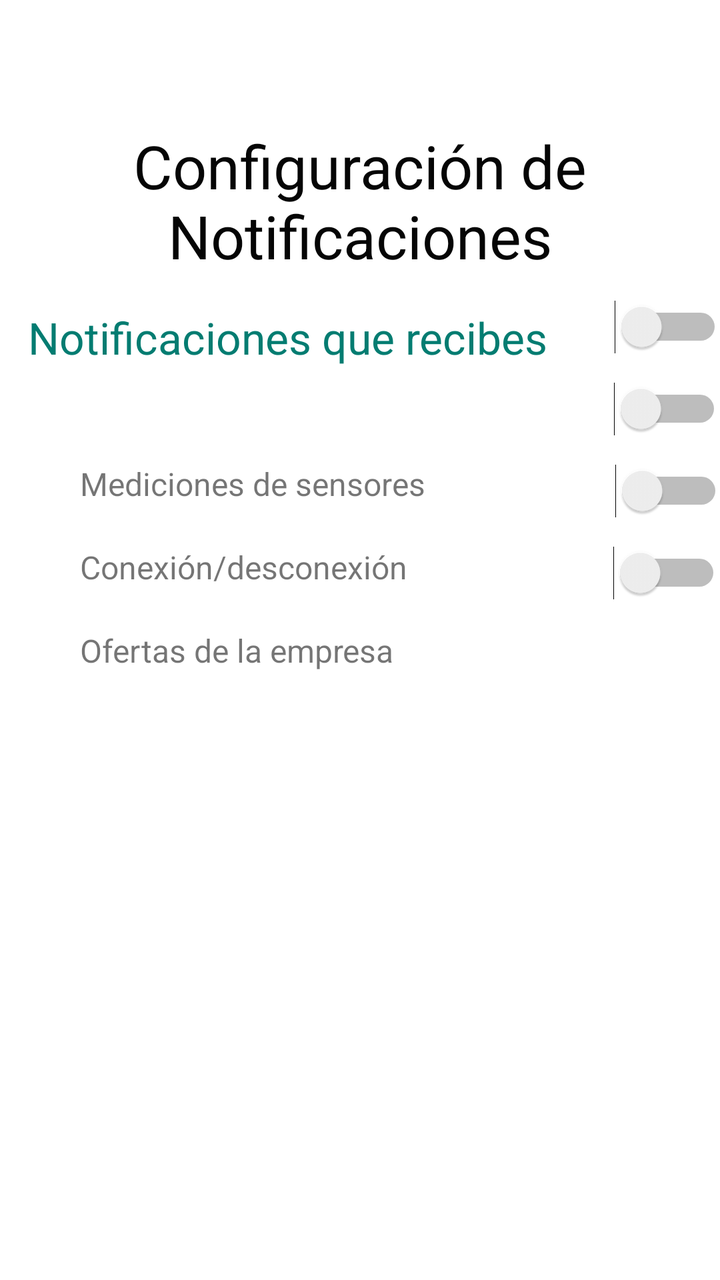
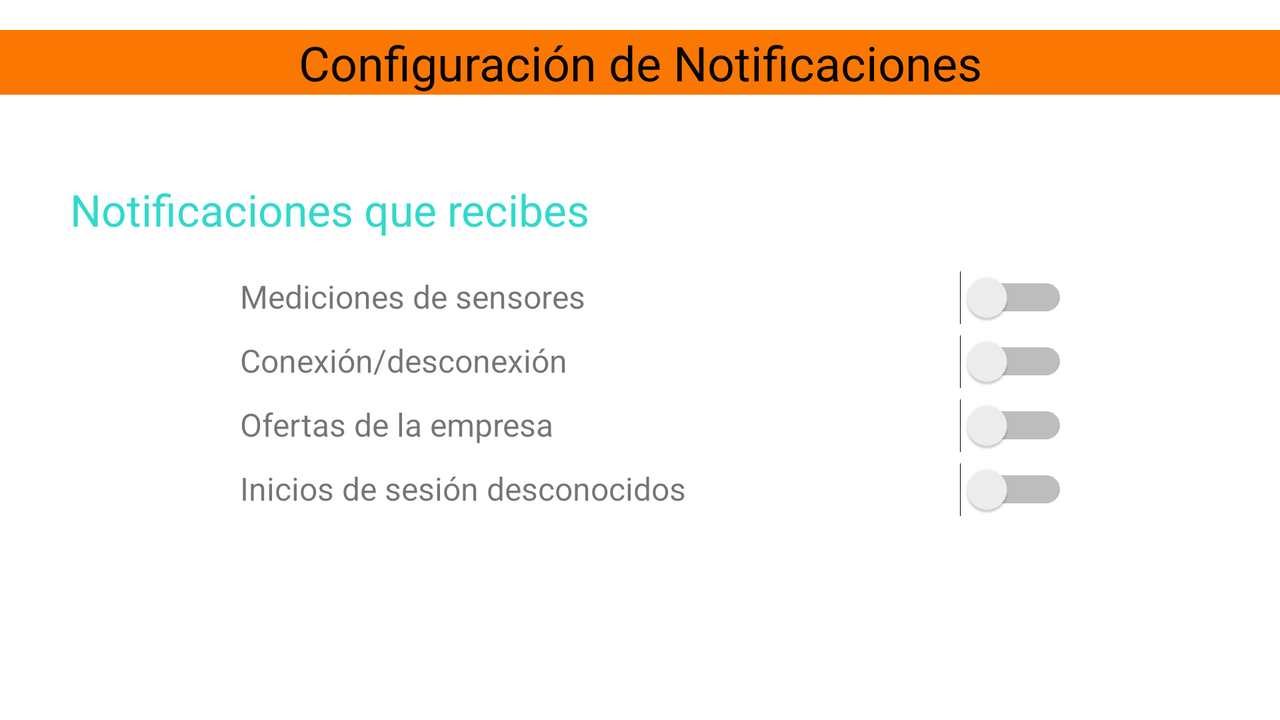

An Android layout and its configuration variant, each rendered on a device that would load it. The default file and the variant file are quoted in full after the pictures.
<!-- AndroidManifest.xml: application theme Theme.AgroSmart -->
<!-- res/layout/fragment_settings_notifications.xml -->
<?xml version="1.0" encoding="utf-8"?>
<androidx.constraintlayout.widget.ConstraintLayout xmlns:android="http://schemas.android.com/apk/res/android"
    xmlns:app="http://schemas.android.com/apk/res-auto"
    xmlns:tools="http://schemas.android.com/tools"
    android:layout_width="match_parent"
    android:layout_height="match_parent"
    tools:context=".Drawer.Settings.SettingsNotificationsFragment">

    <TextView
        android:id="@+id/textView"
        android:layout_width="wrap_content"
        android:layout_height="wrap_content"
        android:text="@string/settings_notifications"
        android:textAlignment="center"
        android:textColor="#050505"
        android:textSize="30sp"
        app:layout_constraintBottom_toBottomOf="parent"
        app:layout_constraintEnd_toEndOf="parent"
        app:layout_constraintHorizontal_bias="0.0"
        app:layout_constraintStart_toStartOf="parent"
        app:layout_constraintTop_toTopOf="parent"
        app:layout_constraintVertical_bias="0.111" />

    <TextView
        android:id="@+id/textView36"
        android:layout_width="wrap_content"
        android:layout_height="wrap_content"
        android:layout_marginStart="40dp"
        android:layout_marginTop="20dp"
        android:layout_marginBottom="344dp"
        android:text="@string/settings_notifi_loginsin"
        android:textSize="16sp"
        app:layout_constraintBottom_toBottomOf="parent"
        app:layout_constraintStart_toStartOf="parent"
        app:layout_constraintTop_toBottomOf="@+id/textView35"
        app:layout_constraintVertical_bias="1.0" />

    <TextView
        android:id="@+id/textView33"
        android:layout_width="wrap_content"
        android:layout_height="wrap_content"
        android:layout_marginStart="40dp"
        android:layout_marginTop="20dp"
        android:text="@string/settings_notifi_conection"
        android:textSize="16sp"
        app:layout_constraintStart_toStartOf="parent"
        app:layout_constraintTop_toBottomOf="@+id/textView34" />

    <TextView
        android:id="@+id/textView34"
        android:layout_width="wrap_content"
        android:layout_height="wrap_content"
        android:layout_marginStart="40dp"
        android:layout_marginTop="16dp"
        android:text="@string/settings_notifi_medicion"
        android:textSize="16sp"
        app:layout_constraintStart_toStartOf="parent"
        app:layout_constraintTop_toBottomOf="@+id/textView32" />

    <Switch
        android:id="@+id/switch_sensorMeasurements"
        android:layout_width="wrap_content"
        android:layout_height="wrap_content"
        android:layout_marginStart="96dp"
        android:layout_marginBottom="14dp"
        app:layout_constraintBottom_toTopOf="@+id/switch_conDis"
        app:layout_constraintEnd_toEndOf="parent"
        app:layout_constraintStart_toEndOf="@+id/textView34" />

    <Switch
        android:id="@+id/switch_conDis"
        android:layout_width="wrap_content"
        android:layout_height="wrap_content"
        android:layout_marginStart="104dp"
        android:layout_marginBottom="14dp"
        app:layout_constraintBottom_toTopOf="@+id/switch_compOffers"
        app:layout_constraintEnd_toEndOf="parent"
        app:layout_constraintStart_toEndOf="@+id/textView33" />

    <Switch
        android:id="@+id/switch_UnkLogins"
        android:layout_width="wrap_content"
        android:layout_height="wrap_content"
        android:layout_marginStart="44dp"
        android:layout_marginBottom="340dp"
        app:layout_constraintBottom_toBottomOf="parent"
        app:layout_constraintEnd_toEndOf="parent"
        app:layout_constraintStart_toEndOf="@+id/textView36" />

    <Switch
        android:id="@+id/switch_compOffers"
        android:layout_width="wrap_content"
        android:layout_height="wrap_content"
        android:layout_marginStart="112dp"
        android:layout_marginBottom="14dp"
        app:layout_constraintBottom_toTopOf="@+id/switch_UnkLogins"
        app:layout_constraintEnd_toEndOf="parent"
        app:layout_constraintStart_toEndOf="@+id/textView35" />

    <TextView
        android:id="@+id/textView35"
        android:layout_width="wrap_content"
        android:layout_height="wrap_content"
        android:layout_marginStart="40dp"
        android:layout_marginTop="20dp"
        android:text="@string/settings_notifi_ofer"
        android:textSize="16sp"
        app:layout_constraintStart_toStartOf="parent"
        app:layout_constraintTop_toBottomOf="@+id/textView33" />

    <TextView
        android:id="@+id/textView32"
        android:layout_width="310dp"
        android:layout_height="61dp"
        android:layout_marginTop="16dp"
        android:text="@string/settings_seconTitle"
        android:textColor="#037C71"
        android:textSize="22sp"
        app:layout_constraintEnd_toEndOf="parent"
        app:layout_constraintHorizontal_bias="0.277"
        app:layout_constraintStart_toStartOf="parent"
        app:layout_constraintTop_toBottomOf="@+id/textView" />

</androidx.constraintlayout.widget.ConstraintLayout>
<!-- resources referenced by this layout -->
<resources>
  <string name="settings_notifi_conection">Conexión/desconexión</string>
  <string name="settings_notifi_loginsin">Inicios de sesión desconocidos</string>
  <string name="settings_notifi_medicion">Mediciones de sensores</string>
  <string name="settings_notifi_ofer">Ofertas de la empresa</string>
  <string name="settings_notifications">Configuración de Notificaciones</string>
  <string name="settings_seconTitle">Notificaciones que recibes</string>
  <style name="Theme.AgroSmart" parent="Theme.MaterialComponents.DayNight.DarkActionBar">
          
          <item name="colorPrimary">#18D129</item>
          <item name="colorPrimaryVariant">@color/colorPrimary</item>
          <item name="colorOnPrimary">@color/white</item>
          
          <item name="colorSecondary">#32d9cb</item>
          <item name="colorSecondaryVariant">@color/colorAccent</item>
          <item name="colorOnSecondary">@color/black</item>
          
          <item name="android:statusBarColor" tools:targetApi="l">?attr/colorPrimaryVariant</item>
          
      </style>
  <color name="colorPrimary">#18D129</color>
  <color name="white">#FFFFFFFF</color>
  <color name="colorAccent">#FF0000</color>
  <color name="black">#FF000000</color>
</resources>
<!-- res/layout-land/fragment_settings_notifications.xml (the repository's variant of the layout above) -->
<!-- drawn on the phone turned sideways -->
<?xml version="1.0" encoding="utf-8"?>
<androidx.constraintlayout.widget.ConstraintLayout xmlns:android="http://schemas.android.com/apk/res/android"
    xmlns:app="http://schemas.android.com/apk/res-auto"
    xmlns:tools="http://schemas.android.com/tools"
    android:layout_width="match_parent"
    android:layout_height="match_parent"
    tools:context=".NavigationDrawer.Settings.SettingsNotificationsFragment">

    <TextView
        android:id="@+id/textViewNotificationsSettings"
        android:layout_width="match_parent"
        android:layout_height="wrap_content"
        android:layout_marginTop="15dp"
        android:background="@color/colorButton"
        android:text="@string/settings_notifications"
        android:textAlignment="center"
        android:textColor="#050505"
        android:textSize="24sp"
        app:layout_constraintTop_toTopOf="parent" />

    <LinearLayout
        android:layout_width="match_parent"
        android:layout_height="match_parent"
        android:orientation="vertical"
        app:layout_constraintTop_toBottomOf="@+id/textViewNotificationsSettings"
        android:layout_marginStart="10dp"
        android:layout_marginEnd="10dp"
        android:layout_marginTop="60dp"
        android:layout_marginBottom="10dp">


    <LinearLayout
        android:id="@+id/linearLayout2"
        android:layout_width="match_parent"
        android:layout_height="match_parent"
        android:orientation="vertical"
        tools:layout_editor_absoluteX="10dp"
        android:layout_marginStart="10dp"
        android:layout_marginEnd="10dp"
        android:layout_marginTop="30dp"
        android:layout_marginBottom="10dp">

        <TextView
            android:id="@+id/textView32"
            android:layout_width="match_parent"
            android:layout_height="wrap_content"
            android:layout_marginStart="15dp"
            android:text="@string/settings_seconTitle"
            android:textColor="@color/colorPrimaryDark"
            android:textSize="22sp"
            app:layout_constraintTop_toTopOf="@+id/scrollViewNotificationsSettings"
            app:layout_constraintVertical_bias="0.058" />

        <LinearLayout
            android:id="@+id/Ln1"
            android:layout_width="wrap_content"
            android:layout_height="wrap_content"
            android:orientation="horizontal"
            android:layout_marginStart="70dp">

            <TextView
                android:id="@+id/textView34"
                android:layout_width="230dp"
                android:layout_height="wrap_content"
                android:layout_marginStart="30dp"
                android:layout_marginTop="16dp"
                android:text="@string/settings_notifi_medicion"
                android:textSize="16sp"
                app:layout_constraintStart_toStartOf="parent"
                app:layout_constraintTop_toBottomOf="@+id/textView32" />

            <Switch
                android:id="@+id/switch_sensorMeasurements"
                android:layout_width="wrap_content"
                android:layout_height="wrap_content"
                android:layout_marginStart="130dp"
                android:layout_marginTop="16dp"
                app:layout_constraintBottom_toTopOf="@+id/switch_conDis"
                app:layout_constraintStart_toEndOf="@+id/textView34" />

        </LinearLayout>

        <LinearLayout
            android:id="@+id/Ln2"
            android:layout_width="wrap_content"
            android:layout_height="wrap_content"
            android:orientation="horizontal"
            android:layout_marginStart="70dp">

            <TextView
                android:id="@+id/textView33"
                android:layout_width="230dp"
                android:layout_height="wrap_content"
                android:layout_marginStart="30dp"
                android:layout_marginTop="5dp"
                android:text="@string/settings_notifi_conection"
                android:textSize="16sp"
                app:layout_constraintStart_toStartOf="parent"
                app:layout_constraintTop_toBottomOf="@+id/textView34" />

            <Switch
                android:id="@+id/switch_conDis"
                android:layout_width="wrap_content"
                android:layout_height="wrap_content"
                android:layout_marginStart="130dp"
                android:layout_marginTop="5dp"
                app:layout_constraintBottom_toTopOf="@+id/switch_compOffers"
                app:layout_constraintStart_toEndOf="@+id/textView33" />

        </LinearLayout>

        <LinearLayout
            android:id="@+id/Ln3"
            android:layout_width="wrap_content"
            android:layout_height="wrap_content"
            android:orientation="horizontal"
            android:layout_marginStart="70dp">

            <TextView
                android:id="@+id/textView35"
                android:layout_width="230dp"
                android:layout_height="wrap_content"
                android:layout_marginStart="30dp"
                android:layout_marginTop="5dp"
                android:text="@string/settings_notifi_ofer"
                android:textSize="16sp"
                app:layout_constraintStart_toStartOf="parent"
                app:layout_constraintTop_toBottomOf="@+id/textView33" />

            <Switch
                android:id="@+id/switch_compOffers"
                android:layout_width="wrap_content"
                android:layout_height="wrap_content"
                android:layout_marginStart="130dp"
                android:layout_marginTop="5dp"
                app:layout_constraintBottom_toTopOf="@+id/switch_UnkLogins"
                app:layout_constraintStart_toEndOf="@+id/textView35" />

        </LinearLayout>

        <LinearLayout
            android:id="@+id/Ln4"
            android:layout_width="wrap_content"
            android:layout_height="wrap_content"
            android:orientation="horizontal"
            android:layout_marginBottom="20dp"
            android:layout_marginStart="70dp">

        <TextView
            android:id="@+id/textView36"
            android:layout_width="230dp"
            android:layout_height="wrap_content"
            android:layout_marginStart="30dp"
            android:layout_marginTop="5dp"
            android:text="@string/settings_notifi_loginsin"
            android:textSize="16sp"
            app:layout_constraintStart_toStartOf="parent" />

            <Switch
                android:id="@+id/switch_UnkLogins"
                android:layout_width="wrap_content"
                android:layout_height="wrap_content"
                android:layout_marginStart="130dp"
                android:layout_marginTop="5dp"
                app:layout_constraintBottom_toBottomOf="parent"
                app:layout_constraintStart_toEndOf="@+id/textView36"
                android:layout_marginBottom="10dp" />

        </LinearLayout>
    </LinearLayout>
    </LinearLayout>

</androidx.constraintlayout.widget.ConstraintLayout>
<!-- resources referenced by the variant -->
<!-- as the phone turned sideways resolves them -->
<resources>
  <color name="colorButton">#FA7702</color>
  <color name="colorPrimaryDark">#32d9cb</color>
  <string name="settings_notifi_conection">Conexión/desconexión</string>
  <string name="settings_notifi_loginsin">Inicios de sesión desconocidos</string>
  <string name="settings_notifi_medicion">Mediciones de sensores</string>
  <string name="settings_notifi_ofer">Ofertas de la empresa</string>
  <string name="settings_notifications">Configuración de Notificaciones</string>
  <string name="settings_seconTitle">Notificaciones que recibes</string>
  <style name="Theme.AgroSmart" parent="Theme.MaterialComponents.DayNight.DarkActionBar">
          
          <item name="colorPrimary">#18D129</item>
          <item name="colorPrimaryVariant">@color/colorPrimary</item>
          <item name="colorOnPrimary">@color/white</item>
          
          <item name="colorSecondary">#32d9cb</item>
          <item name="colorSecondaryVariant">@color/colorAccent</item>
          <item name="colorOnSecondary">@color/black</item>
          
          <item name="android:statusBarColor" tools:targetApi="l">?attr/colorPrimaryVariant</item>
          
      </style>
  <color name="colorPrimary">#18D129</color>
  <color name="white">#FFFFFFFF</color>
  <color name="colorAccent">#FF0000</color>
  <color name="black">#FF000000</color>
</resources>
